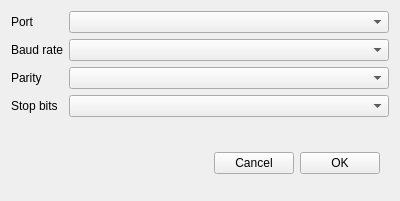
<?xml version="1.0" encoding="UTF-8"?>
<ui version="4.0">
 <class>Form</class>
 <widget class="QWidget" name="Form">
  <property name="geometry">
   <rect>
    <x>0</x>
    <y>0</y>
    <width>400</width>
    <height>201</height>
   </rect>
  </property>
  <property name="windowTitle">
   <string>Form</string>
  </property>
  <layout class="QFormLayout" name="formLayout">
   <item row="0" column="0">
    <widget class="QLabel" name="portLabel">
     <property name="text">
      <string>Port</string>
     </property>
    </widget>
   </item>
   <item row="0" column="1">
    <widget class="QComboBox" name="portComboBox"/>
   </item>
   <item row="2" column="1">
    <widget class="QComboBox" name="baudRateComboBox"/>
   </item>
   <item row="4" column="1">
    <widget class="QComboBox" name="parityComboBox"/>
   </item>
   <item row="7" column="1">
    <widget class="QComboBox" name="stopBitsComboBox"/>
   </item>
   <item row="2" column="0">
    <widget class="QLabel" name="baudRateLabel">
     <property name="text">
      <string>Baud rate</string>
     </property>
    </widget>
   </item>
   <item row="4" column="0">
    <widget class="QLabel" name="parityLabel">
     <property name="text">
      <string>Parity</string>
     </property>
    </widget>
   </item>
   <item row="7" column="0">
    <widget class="QLabel" name="stopBitsLabel">
     <property name="text">
      <string>Stop bits</string>
     </property>
    </widget>
   </item>
   <item row="8" column="1">
    <widget class="QLabel" name="statusLabel">
     <property name="styleSheet">
      <string notr="true">QLabel {color: red; }</string>
     </property>
     <property name="text">
      <string/>
     </property>
    </widget>
   </item>
   <item row="9" column="1">
    <widget class="QWidget" name="controlWidget" native="true">
     <layout class="QHBoxLayout" name="horizontalLayout">
      <item>
       <spacer name="horizontalSpacer">
        <property name="orientation">
         <enum>Qt::Horizontal</enum>
        </property>
        <property name="sizeHint" stdset="0">
         <size>
          <width>40</width>
          <height>20</height>
         </size>
        </property>
       </spacer>
      </item>
      <item>
       <widget class="QPushButton" name="cancelButton">
        <property name="text">
         <string>Cancel</string>
        </property>
       </widget>
      </item>
      <item>
       <widget class="QPushButton" name="okButton">
        <property name="text">
         <string>OK</string>
        </property>
       </widget>
      </item>
     </layout>
    </widget>
   </item>
  </layout>
 </widget>
 <resources/>
 <connections/>
</ui>
